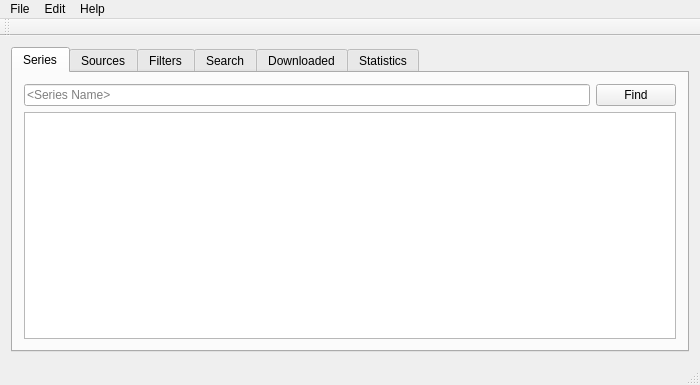
<?xml version="1.0" encoding="UTF-8"?>
<ui version="4.0">
 <class>MainWindow</class>
 <widget class="QMainWindow" name="MainWindow">
  <property name="geometry">
   <rect>
    <x>0</x>
    <y>0</y>
    <width>700</width>
    <height>385</height>
   </rect>
  </property>
  <property name="windowTitle">
   <string>SwarmTv</string>
  </property>
  <property name="windowIcon">
   <iconset resource="swarmtvqtresources.qrc">
    <normaloff>:/swarmtv/mainlogo/resources/swarmtv_logo.png</normaloff>:/swarmtv/mainlogo/resources/swarmtv_logo.png</iconset>
  </property>
  <property name="tabShape">
   <enum>QTabWidget::Triangular</enum>
  </property>
  <widget class="QWidget" name="centralWidget">
   <layout class="QGridLayout" name="gridLayout">
    <item row="0" column="1">
     <widget class="QTabWidget" name="mainTab">
      <property name="tabShape">
       <enum>QTabWidget::Rounded</enum>
      </property>
      <property name="currentIndex">
       <number>0</number>
      </property>
      <widget class="QWidget" name="tab">
       <attribute name="title">
        <string>Series</string>
       </attribute>
       <layout class="QGridLayout" name="gridLayout_7">
        <item row="0" column="0">
         <layout class="QVBoxLayout" name="verticalLayout_6">
          <item>
           <layout class="QHBoxLayout" name="horizontalLayout_6">
            <item>
             <widget class="QLineEdit" name="seriesSearchLineEdit">
              <property name="placeholderText">
               <string>&lt;Series Name&gt;</string>
              </property>
             </widget>
            </item>
            <item>
             <widget class="QPushButton" name="seriesFindPushButton">
              <property name="text">
               <string>Find</string>
              </property>
             </widget>
            </item>
           </layout>
          </item>
         </layout>
        </item>
        <item row="1" column="0">
         <widget class="QListWidget" name="seriesListWidget">
          <property name="spacing">
           <number>10</number>
          </property>
          <property name="uniformItemSizes">
           <bool>false</bool>
          </property>
          <property name="wordWrap">
           <bool>true</bool>
          </property>
          <property name="selectionRectVisible">
           <bool>true</bool>
          </property>
         </widget>
        </item>
       </layout>
      </widget>
      <widget class="QWidget" name="SourcesTab">
       <attribute name="title">
        <string>Sources</string>
       </attribute>
       <layout class="QGridLayout" name="gridLayout_3">
        <item row="0" column="0">
         <layout class="QVBoxLayout" name="verticalLayout_3">
          <item>
           <widget class="QTableWidget" name="sourceTableWidget">
            <property name="alternatingRowColors">
             <bool>true</bool>
            </property>
            <property name="selectionMode">
             <enum>QAbstractItemView::SingleSelection</enum>
            </property>
            <property name="selectionBehavior">
             <enum>QAbstractItemView::SelectRows</enum>
            </property>
            <attribute name="horizontalHeaderCascadingSectionResizes">
             <bool>true</bool>
            </attribute>
            <attribute name="horizontalHeaderDefaultSectionSize">
             <number>150</number>
            </attribute>
            <attribute name="horizontalHeaderMinimumSectionSize">
             <number>100</number>
            </attribute>
            <attribute name="horizontalHeaderStretchLastSection">
             <bool>true</bool>
            </attribute>
            <attribute name="verticalHeaderVisible">
             <bool>false</bool>
            </attribute>
            <column>
             <property name="text">
              <string>Name</string>
             </property>
            </column>
            <column>
             <property name="text">
              <string>Parser</string>
             </property>
            </column>
            <column>
             <property name="text">
              <string>Meta type</string>
             </property>
            </column>
            <column>
             <property name="text">
              <string>URL</string>
             </property>
            </column>
           </widget>
          </item>
          <item>
           <layout class="QHBoxLayout" name="horizontalLayout_3">
            <item>
             <widget class="QPushButton" name="sourceAddButton">
              <property name="text">
               <string>Add</string>
              </property>
             </widget>
            </item>
            <item>
             <widget class="QPushButton" name="sourceEditButton">
              <property name="text">
               <string>Edit</string>
              </property>
             </widget>
            </item>
            <item>
             <widget class="QPushButton" name="sourceDelButton">
              <property name="text">
               <string>Del</string>
              </property>
             </widget>
            </item>
            <item>
             <spacer name="horizontalSpacer_3">
              <property name="orientation">
               <enum>Qt::Horizontal</enum>
              </property>
              <property name="sizeHint" stdset="0">
               <size>
                <width>40</width>
                <height>20</height>
               </size>
              </property>
             </spacer>
            </item>
           </layout>
          </item>
         </layout>
        </item>
       </layout>
      </widget>
      <widget class="QWidget" name="filterTab">
       <property name="accessibleName">
        <string extracomment="lala"/>
       </property>
       <attribute name="title">
        <string>Filters</string>
       </attribute>
       <layout class="QGridLayout" name="gridLayout_2">
        <item row="0" column="0">
         <layout class="QVBoxLayout" name="verticalLayout_2">
          <item>
           <widget class="QTableWidget" name="simpleTableWidget">
            <property name="alternatingRowColors">
             <bool>true</bool>
            </property>
            <property name="selectionMode">
             <enum>QAbstractItemView::SingleSelection</enum>
            </property>
            <property name="selectionBehavior">
             <enum>QAbstractItemView::SelectRows</enum>
            </property>
            <property name="rowCount">
             <number>0</number>
            </property>
            <property name="columnCount">
             <number>3</number>
            </property>
            <attribute name="horizontalHeaderCascadingSectionResizes">
             <bool>true</bool>
            </attribute>
            <attribute name="horizontalHeaderDefaultSectionSize">
             <number>200</number>
            </attribute>
            <attribute name="horizontalHeaderMinimumSectionSize">
             <number>150</number>
            </attribute>
            <attribute name="horizontalHeaderShowSortIndicator" stdset="0">
             <bool>false</bool>
            </attribute>
            <attribute name="horizontalHeaderStretchLastSection">
             <bool>true</bool>
            </attribute>
            <attribute name="verticalHeaderVisible">
             <bool>false</bool>
            </attribute>
            <column>
             <property name="text">
              <string>Filter Name</string>
             </property>
             <property name="toolTip">
              <string extracomment="Name of the simple filter"/>
             </property>
            </column>
            <column>
             <property name="text">
              <string>Type</string>
             </property>
            </column>
            <column>
             <property name="text">
              <string>Last Download</string>
             </property>
             <property name="whatsThis">
              <string extracomment="Last content found by the filter."/>
             </property>
            </column>
           </widget>
          </item>
          <item>
           <layout class="QHBoxLayout" name="horizontalLayout_2">
            <item>
             <widget class="QPushButton" name="simpleAddButton">
              <property name="text">
               <string>Add</string>
              </property>
             </widget>
            </item>
            <item>
             <widget class="QPushButton" name="SimpleEditButton">
              <property name="text">
               <string>Edit</string>
              </property>
             </widget>
            </item>
            <item>
             <widget class="QPushButton" name="simpleDelButton">
              <property name="text">
               <string>Del</string>
              </property>
             </widget>
            </item>
            <item>
             <spacer name="horizontalSpacer_2">
              <property name="orientation">
               <enum>Qt::Horizontal</enum>
              </property>
              <property name="sizeHint" stdset="0">
               <size>
                <width>40</width>
                <height>20</height>
               </size>
              </property>
             </spacer>
            </item>
           </layout>
          </item>
         </layout>
        </item>
       </layout>
      </widget>
      <widget class="QWidget" name="sourceTab">
       <attribute name="title">
        <string>Search</string>
       </attribute>
       <layout class="QGridLayout" name="gridLayout_5">
        <item row="0" column="0">
         <layout class="QVBoxLayout" name="verticalLayout_5">
          <item>
           <layout class="QHBoxLayout" name="horizontalLayout_5">
            <item>
             <widget class="QLineEdit" name="SearchLineEdit">
              <property name="placeholderText">
               <string>&lt;regexp to find content in database&gt;</string>
              </property>
             </widget>
            </item>
            <item>
             <widget class="QPushButton" name="searchPushButton">
              <property name="text">
               <string>Search</string>
              </property>
             </widget>
            </item>
           </layout>
          </item>
          <item>
           <widget class="QTableWidget" name="searchTableWidget">
            <property name="alternatingRowColors">
             <bool>true</bool>
            </property>
            <property name="selectionMode">
             <enum>QAbstractItemView::SingleSelection</enum>
            </property>
            <property name="selectionBehavior">
             <enum>QAbstractItemView::SelectRows</enum>
            </property>
            <attribute name="verticalHeaderVisible">
             <bool>false</bool>
            </attribute>
            <column>
             <property name="text">
              <string>Title</string>
             </property>
            </column>
            <column>
             <property name="text">
              <string>Size</string>
             </property>
            </column>
            <column>
             <property name="text">
              <string>Source</string>
             </property>
            </column>
            <column>
             <property name="text">
              <string>Meta type</string>
             </property>
            </column>
           </widget>
          </item>
         </layout>
        </item>
       </layout>
      </widget>
      <widget class="QWidget" name="Downloaded">
       <property name="accessibleName">
        <string/>
       </property>
       <attribute name="title">
        <string>Downloaded</string>
       </attribute>
       <layout class="QGridLayout" name="gridLayout_6">
        <item row="0" column="0">
         <layout class="QVBoxLayout" name="verticalLayout">
          <item>
           <widget class="QTableWidget" name="downloadedTableWidget">
            <property name="selectionMode">
             <enum>QAbstractItemView::SingleSelection</enum>
            </property>
            <property name="selectionBehavior">
             <enum>QAbstractItemView::SelectRows</enum>
            </property>
            <attribute name="verticalHeaderVisible">
             <bool>false</bool>
            </attribute>
            <column>
             <property name="text">
              <string>Title</string>
             </property>
            </column>
            <column>
             <property name="text">
              <string>Date</string>
             </property>
            </column>
            <column>
             <property name="text">
              <string>Meta type</string>
             </property>
            </column>
           </widget>
          </item>
          <item>
           <layout class="QHBoxLayout" name="horizontalLayout">
            <item>
             <widget class="QPushButton" name="delDownedPushButton">
              <property name="text">
               <string>Delete</string>
              </property>
             </widget>
            </item>
            <item>
             <widget class="QPushButton" name="updateDownedPushButton">
              <property name="text">
               <string>Update</string>
              </property>
             </widget>
            </item>
            <item>
             <spacer name="horizontalSpacer">
              <property name="orientation">
               <enum>Qt::Horizontal</enum>
              </property>
              <property name="sizeHint" stdset="0">
               <size>
                <width>40</width>
                <height>20</height>
               </size>
              </property>
             </spacer>
            </item>
           </layout>
          </item>
         </layout>
        </item>
       </layout>
      </widget>
      <widget class="QWidget" name="statsTab">
       <attribute name="title">
        <string>Statistics</string>
       </attribute>
       <layout class="QGridLayout" name="gridLayout_4">
        <item row="0" column="0">
         <layout class="QVBoxLayout" name="verticalLayout_4">
          <item>
           <widget class="QTextEdit" name="statsTextEdit">
            <property name="font">
             <font>
              <family>Monospace</family>
             </font>
            </property>
            <property name="autoFillBackground">
             <bool>false</bool>
            </property>
            <property name="frameShadow">
             <enum>QFrame::Plain</enum>
            </property>
            <property name="verticalScrollBarPolicy">
             <enum>Qt::ScrollBarAlwaysOff</enum>
            </property>
            <property name="horizontalScrollBarPolicy">
             <enum>Qt::ScrollBarAlwaysOff</enum>
            </property>
            <property name="undoRedoEnabled">
             <bool>false</bool>
            </property>
            <property name="readOnly">
             <bool>true</bool>
            </property>
            <property name="acceptRichText">
             <bool>false</bool>
            </property>
            <property name="textInteractionFlags">
             <set>Qt::NoTextInteraction</set>
            </property>
           </widget>
          </item>
          <item>
           <layout class="QHBoxLayout" name="horizontalLayout_4">
            <item>
             <widget class="QPushButton" name="statsUpdatePushButton">
              <property name="text">
               <string>Update</string>
              </property>
             </widget>
            </item>
            <item>
             <spacer name="horizontalSpacer_4">
              <property name="orientation">
               <enum>Qt::Horizontal</enum>
              </property>
              <property name="sizeHint" stdset="0">
               <size>
                <width>40</width>
                <height>20</height>
               </size>
              </property>
             </spacer>
            </item>
           </layout>
          </item>
         </layout>
        </item>
       </layout>
      </widget>
     </widget>
    </item>
   </layout>
  </widget>
  <widget class="QMenuBar" name="menuBar">
   <property name="geometry">
    <rect>
     <x>0</x>
     <y>0</y>
     <width>700</width>
     <height>25</height>
    </rect>
   </property>
   <widget class="QMenu" name="menuTest123">
    <property name="title">
     <string>Help</string>
    </property>
    <addaction name="actionAbout"/>
   </widget>
   <widget class="QMenu" name="menuFile">
    <property name="title">
     <string>File</string>
    </property>
    <addaction name="separator"/>
    <addaction name="actionClose"/>
   </widget>
   <widget class="QMenu" name="menuEdit">
    <property name="title">
     <string>Edit</string>
    </property>
    <addaction name="actionSettings"/>
   </widget>
   <addaction name="menuFile"/>
   <addaction name="menuEdit"/>
   <addaction name="menuTest123"/>
  </widget>
  <widget class="QToolBar" name="mainToolBar">
   <attribute name="toolBarArea">
    <enum>TopToolBarArea</enum>
   </attribute>
   <attribute name="toolBarBreak">
    <bool>false</bool>
   </attribute>
  </widget>
  <widget class="QStatusBar" name="statusBar"/>
  <action name="actionAbout">
   <property name="text">
    <string>About</string>
   </property>
  </action>
  <action name="actionClose">
   <property name="text">
    <string>Close</string>
   </property>
  </action>
  <action name="actionSettings">
   <property name="text">
    <string>Settings</string>
   </property>
  </action>
  <action name="actionEmail_Settings">
   <property name="text">
    <string>Email Settings</string>
   </property>
  </action>
 </widget>
 <layoutdefault spacing="6" margin="11"/>
 <resources>
  <include location="swarmtvqtresources.qrc"/>
 </resources>
 <connections>
  <connection>
   <sender>actionClose</sender>
   <signal>triggered()</signal>
   <receiver>MainWindow</receiver>
   <slot>close()</slot>
   <hints>
    <hint type="sourcelabel">
     <x>-1</x>
     <y>-1</y>
    </hint>
    <hint type="destinationlabel">
     <x>349</x>
     <y>192</y>
    </hint>
   </hints>
  </connection>
 </connections>
</ui>
